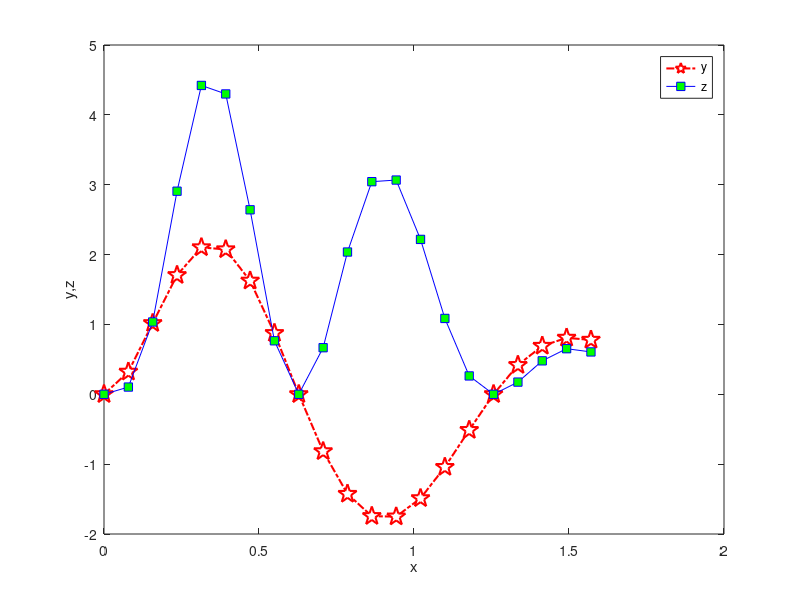

MATLAB code to generate this figure:
format short g
a=2; b=5;
x=linspace(0,pi/2,21);
y=b*exp(-a*x).*sin(b*x).*(0.012*x.^4-0.15*x.^3+0.075*x.^2+2.5*x);
z=y.^2;
w=[x' y' z']
plot(x,y,'-.pr','LineWidth',1.5,'MarkerSize',14,...
    'MarkerEdgeColor','r','MarkerFaceColor','w')

hold on
plot(x,z,'-sb','MarkerFaceColor','g')
xlabel('x');ylabel('y,z'); legend('y','z')
hold off